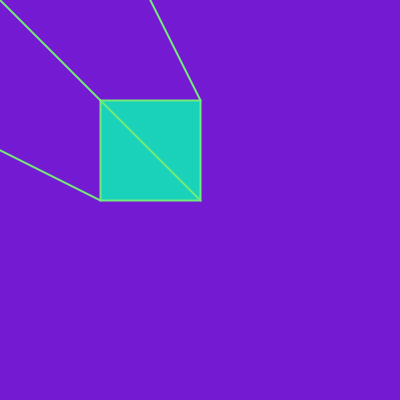
Frame 1 (no input)
Frame 60 (the mouse pressed at the canvas centre just before this capture): identical to frame 1, image omitted
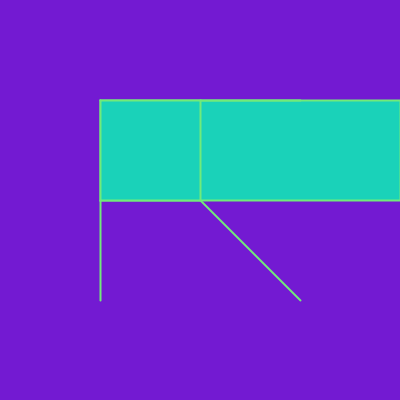
Frame 120 (the mouse held since frame 60 and released just before this capture)

The Processing sketch that drew these frames (run headless with seeded random() and noise(); from frame 60 on, the mouse is pressed at the canvas centre):

// Processing sketch: processing_112341
// ── processing_112341.pde

void setup(){
size(400,400);

}

void draw(){
background(115,26,210);
fill(#1AD2B9);
stroke(113,235,122);
strokeWeight(2);
rect(mouseX-100,mouseY-100,mouseX+100,mouseY-100);
fill(#1AD2B9);
rect(100,100,100,100);
line(100,100,mouseX-100,mouseY-100);
line(mouseX+100,mouseY-100,200,100);
line(mouseX-100,mouseY+100,100,200);
line(mouseX+100,mouseY+100,200,200);

println(mouseX + " " + mouseY);

}
